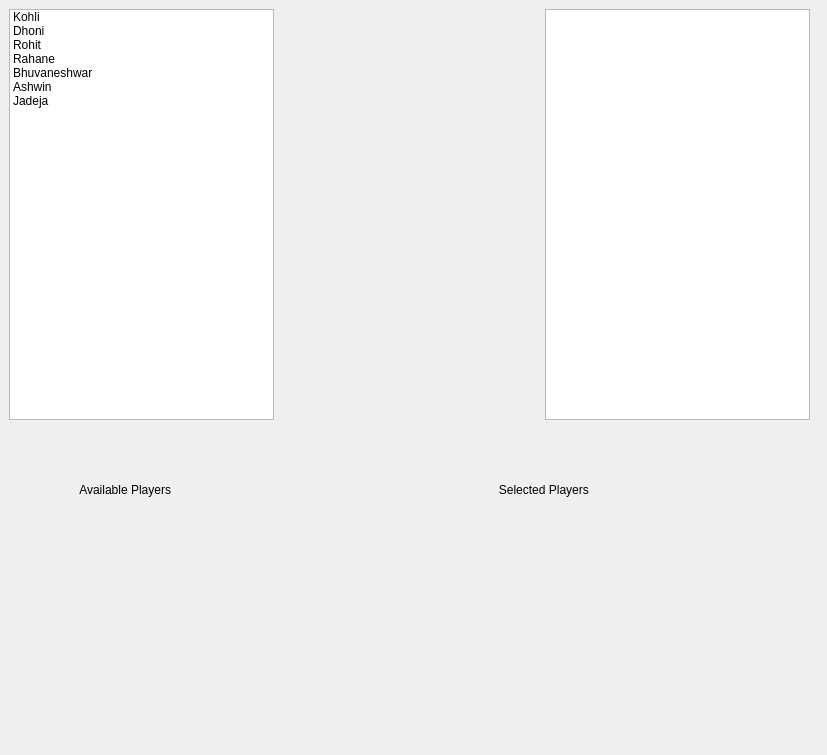
<?xml version="1.0" encoding="UTF-8"?>
<ui version="4.0">
 <class>Form</class>
 <widget class="QWidget" name="Form">
  <property name="geometry">
   <rect>
    <x>0</x>
    <y>0</y>
    <width>827</width>
    <height>755</height>
   </rect>
  </property>
  <property name="windowTitle">
   <string>Form</string>
  </property>
  <widget class="QWidget" name="verticalLayoutWidget">
   <property name="geometry">
    <rect>
     <x>9</x>
     <y>9</y>
     <width>801</width>
     <height>411</height>
    </rect>
   </property>
   <layout class="QHBoxLayout" name="horizontalLayout_3">
    <item>
     <widget class="QListWidget" name="list1">
      <item>
       <property name="text">
        <string>Kohli</string>
       </property>
      </item>
      <item>
       <property name="text">
        <string>Dhoni</string>
       </property>
      </item>
      <item>
       <property name="text">
        <string>Rohit</string>
       </property>
      </item>
      <item>
       <property name="text">
        <string>Rahane</string>
       </property>
      </item>
      <item>
       <property name="text">
        <string>Bhuvaneshwar</string>
       </property>
      </item>
      <item>
       <property name="text">
        <string>Ashwin</string>
       </property>
      </item>
      <item>
       <property name="text">
        <string>Jadeja</string>
       </property>
      </item>
     </widget>
    </item>
    <item>
     <spacer name="horizontalSpacer">
      <property name="orientation">
       <enum>Qt::Horizontal</enum>
      </property>
      <property name="sizeHint" stdset="0">
       <size>
        <width>40</width>
        <height>20</height>
       </size>
      </property>
     </spacer>
    </item>
    <item>
     <widget class="QListWidget" name="list2"/>
    </item>
   </layout>
  </widget>
  <widget class="QWidget" name="horizontalLayoutWidget">
   <property name="geometry">
    <rect>
     <x>30</x>
     <y>450</y>
     <width>771</width>
     <height>80</height>
    </rect>
   </property>
   <layout class="QHBoxLayout" name="horizontalLayout_4">
    <item>
     <widget class="QLabel" name="label_2">
      <property name="text">
       <string>               Available Players</string>
      </property>
     </widget>
    </item>
    <item>
     <spacer name="horizontalSpacer_2">
      <property name="orientation">
       <enum>Qt::Horizontal</enum>
      </property>
      <property name="sizeType">
       <enum>QSizePolicy::Preferred</enum>
      </property>
      <property name="sizeHint" stdset="0">
       <size>
        <width>40</width>
        <height>20</height>
       </size>
      </property>
     </spacer>
    </item>
    <item>
     <widget class="QLabel" name="label_3">
      <property name="text">
       <string>                  Selected Players</string>
      </property>
     </widget>
    </item>
   </layout>
  </widget>
 </widget>
 <resources/>
 <connections/>
</ui>
